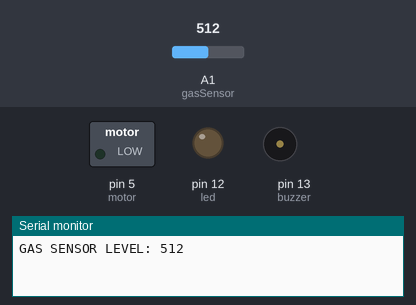
This sketch was run on a simulated Arduino Uno, built with avr-gcc and run on an emulated ATmega328P. Shown: switched loads named in the sketch (green lamp = pin HIGH), output pins drawn as LEDs (lit = HIGH), buzzer (waves = sounding, pin HIGH), the last lines printed to the serial monitor. The inputs (shaded band) are chosen by the test bench; at power-on: A1 (gasSensor) = 512.

Above: at 0.1 s.
At 2.1 s:
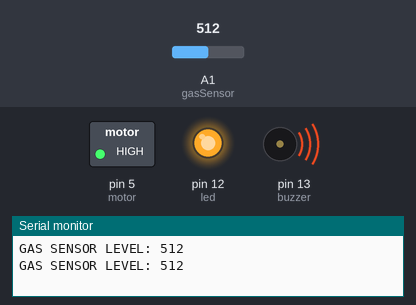
Timing chart, 0 to 3.6 s (numbered marks = the images above):
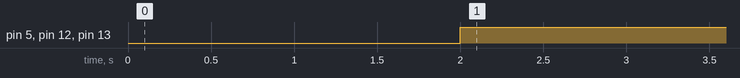

Measured:
- by itself, pin 5 (motor), pin 12 (led), pin 13 (buzzer): LOW → HIGH at 2.0 s

The sketch:

assignment1_737819ecr2091.ino
```cpp
// C++ code
//
int gasSensor=A1;
int buzzer=13;
int led=12;
int motor=5;


void setup()
{
  pinMode(gasSensor, INPUT);
  pinMode(buzzer,OUTPUT);
  pinMode(led,OUTPUT);
  pinMode(motor,OUTPUT);
  Serial.begin(9600);
}


void loop()
{
  int sensorValue=analogRead(A1);
  Serial.print("GAS SENSOR LEVEL: ");
  Serial.println(sensorValue);
  delay(2000); // Wait for 2000 millisecond(s)

  if(sensorValue>200) //if sensor level detects above 200 buzzer sound will produce
  {
    digitalWrite(buzzer,HIGH);// buzzer will turn on

	digitalWrite(led,HIGH); // led will glow

    digitalWrite(motor,HIGH);// exhaust fan will turn on
  }
  else
  {
    digitalWrite(buzzer,LOW);
    digitalWrite(led,LOW);
    digitalWrite(motor,LOW);
  }
}
```
